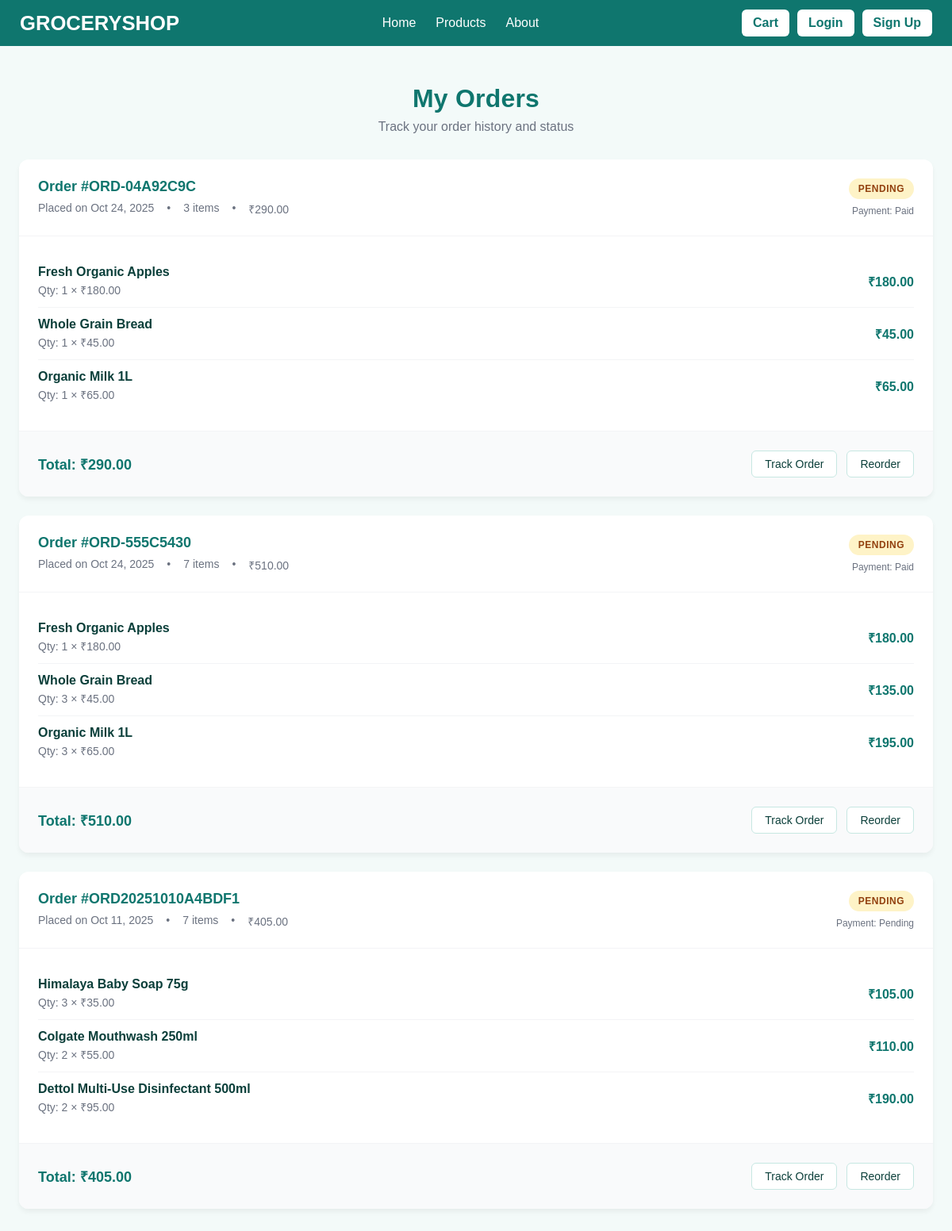
/my-orders/ (signed in), run on the app's committed database.
### GroceryShopApp/models.py (models this page shows, shortened)
class Order(models.Model):
    ORDER_STATUS_CHOICES = [
        ('pending', 'Pending'),
        ('confirmed', 'Confirmed'),
        ('processing', 'Processing'),
        ('shipped', 'Shipped'),
        ('delivered', 'Delivered'),
        ('cancelled', 'Cancelled'),
    ]
    PAYMENT_STATUS_CHOICES = [
        ('pending', 'Pending'),
        ('paid', 'Paid'),
        ('failed', 'Failed'),
        ('refunded', 'Refunded'),
    ]
    user = models.ForeignKey(User, on_delete=models.CASCADE)
    order_number = models.CharField(max_length=20, unique=True)
    total_amount = models.DecimalField(max_digits=10, decimal_places=2)
    order_status = models.CharField(max_length=20, choices=ORDER_STATUS_CHOICES, default='pending')
    payment_status = models.CharField(max_length=20, choices=PAYMENT_STATUS_CHOICES, default='pending')
    payment_id = models.CharField(max_length=100, blank=True, null=True)
    delivery_name = models.CharField(max_length=100)
    delivery_phone = models.CharField(max_length=20)
    delivery_address = models.CharField(max_length=255)
    delivery_area = models.CharField(max_length=100)
    delivery_landmark = models.CharField(max_length=100, blank=True, null=True)
    delivery_pincode = models.CharField(max_length=10)
    created_at = models.DateTimeField(auto_now_add=True)
    updated_at = models.DateTimeField(auto_now=True)
    @property
    def total_items(self):
        return sum(item.quantity for item in self.orderitem_set.all())

class OrderItem(models.Model):
    order = models.ForeignKey(Order, on_delete=models.CASCADE)
    product = models.ForeignKey(Product, on_delete=models.CASCADE)
    quantity = models.PositiveIntegerField()
    price = models.DecimalField(max_digits=10, decimal_places=2)  # Price at time of order
    @property
    def total_price(self):
        return self.price * self.quantity

class Product(models.Model):
    name = models.CharField(max_length=200)
    description = models.TextField(blank=True)
    price = models.DecimalField(max_digits=10, decimal_places=2)
    image = models.ImageField(upload_to='products/', blank=True, null=True)
    stock_quantity = models.PositiveIntegerField(default=0)
    category = models.CharField(max_length=100, blank=True)
    created_at = models.DateTimeField(auto_now_add=True)
    updated_at = models.DateTimeField(auto_now=True)

### GroceryShopApp/views.py (the view)
# urls.py: path("my-orders/", views.my_orders, name="my_orders"),
@login_required
def my_orders(request):
    orders = Order.objects.filter(user=request.user).order_by('-created_at')
    return render(request, "my_orders.html", {"orders": orders})

### templates/my_orders.html (shortened to what this page needs)
<!DOCTYPE html>
<html lang="en">
<head>
</head>
<body>
    {% include 'Navbar.html' %}
    <div class="container">
        <div class="orders-header">
            <h1>My Orders</h1>
            <p>Track your order history and status</p>
        </div>
        {% if orders %}
        <div class="orders-list">
            {% for order in orders %}
            <div class="order-card">
                <div class="order-header">
                    <div class="order-info">
                        <h3>Order #{{ order.order_number }}</h3>
                        <div class="order-meta">
                            <span>Placed on {{ order.created_at|date:"M d, Y" }}</span>
                            <span>•</span>
                            <span>{{ order.total_items }} item{{ order.total_items|pluralize }}</span>
                            <span>•</span>
                            <span>₹{{ order.total_amount|floatformat:2 }}</span>
                        </div>
                    </div>
                    <div class="order-status">
                        <span class="status-badge status-{{ order.order_status }}">
                            {{ order.get_order_status_display }}
                        </span>
                        <span class="payment-status">
                            Payment: {{ order.get_payment_status_display }}
                        </span>
                    </div>
                </div>
                <div class="order-items">
                    {% for item in order.orderitem_set.all %}
                    <div class="order-item">
                        <div class="item-info">
                            <div class="item-name">{{ item.product.name }}</div>
                            <div class="item-details">Qty: {{ item.quantity }} × ₹{{ item.price|floatformat:2 }}</div>
                        </div>
                        <div class="item-price">₹{{ item.total_price|floatformat:2 }}</div>
                    </div>
                    {% endfor %}
                </div>
                <div class="order-summary">
                    <div class="order-total">Total: ₹{{ order.total_amount|floatformat:2 }}</div>
                    <div class="order-actions">
                        <a href="{% url 'track_order' order.order_number %}" class="btn-secondary">Track Order</a>
                        <a href="#" class="btn-secondary">Reorder</a>
                    </div>
                </div>
            </div>
            {% endfor %}
        </div>
        {% endif %}
    </div>
</body>
</html>

### templates/my_orders.html (style rules this page uses)
:root { --bg: #f3faf9; --text: #0b3f3a; --brand: #0f766e; --primary: #14b8a6; --primary-strong: #0ea5a3; --on-primary: #062a27; --field: #ffffff; --field-border: #c7e7e2; --success: #10b981; --error: #ef4444; --warning: #f59e0b; }
body { margin: 0; font-family: system-ui, -apple-system, Segoe UI, Roboto, Helvetica, Arial, "Apple Color Emoji", "Segoe UI Emoji"; background: var(--bg); color: var(--text); }
.container { max-width: 1200px; margin: 48px auto; padding: 0 24px; }
.orders-header { text-align: center; margin-bottom: 32px; }
.orders-header h1 { font-size: 32px; color: var(--brand); margin: 0 0 8px 0; letter-spacing: 0.2px; }
.orders-header p { color: #6b7280; font-size: 16px; margin: 0; }
.orders-list { display: grid; gap: 24px; }
.order-card { background: #ffffff; border-radius: 12px; box-shadow: 0 4px 6px rgba(0, 0, 0, 0.05); overflow: hidden; transition: transform 160ms ease, box-shadow 160ms ease; }
.order-header { padding: 24px; border-bottom: 1px solid #f3f4f6; display: flex; justify-content: space-between; align-items: flex-start; flex-wrap: wrap; gap: 16px; }
.order-info h3 { margin: 0 0 8px 0; font-size: 18px; color: var(--brand); }
.order-meta { display: flex; flex-wrap: wrap; gap: 16px; font-size: 14px; color: #6b7280; }
.order-status { display: flex; flex-direction: column; align-items: flex-end; gap: 8px; }
.status-badge { padding: 6px 12px; border-radius: 20px; font-size: 12px; font-weight: 600; text-transform: uppercase; letter-spacing: 0.5px; }
.status-pending { background: #fef3c7; color: #92400e; }
.payment-status { font-size: 12px; color: #6b7280; }
.order-items { padding: 24px; }
.order-item { display: flex; justify-content: space-between; align-items: center; padding: 12px 0; border-bottom: 1px solid #f3f4f6; }
.order-item:last-child { border-bottom: none; }
.item-info { flex: 1; }
.item-name { font-weight: 600; margin-bottom: 4px; }
.item-details { color: #6b7280; font-size: 14px; }
.item-price { font-weight: 600; color: var(--brand); }
.order-summary { padding: 24px; background: #f9fafb; border-top: 1px solid #f3f4f6; display: flex; justify-content: space-between; align-items: center; flex-wrap: wrap; gap: 16px; }
.order-total { font-size: 18px; font-weight: 600; color: var(--brand); }
.order-actions { display: flex; gap: 12px; }
.btn-secondary { padding: 8px 16px; border: 1px solid var(--field-border); border-radius: 6px; background: #ffffff; color: var(--text); font-size: 14px; font-weight: 500; cursor: pointer; text-decoration: none; transition: background-color 160ms ease; }

### templates/Navbar.html (style rules this page uses)
* { margin: 0; padding: 0; box-sizing: border-box; font-family: "Poppins", sans-serif; }

### data on the page
Order: order_number "ORD-04A92C9C", created_at "Oct 24, 2025", total_items "3", total_amount "290.00", order_status "PENDING", payment_status "Paid"
OrderItem: product.name "Fresh Organic Apples", quantity "1", price "180.00", total_price "180.00"
OrderItem: product.name "Whole Grain Bread", quantity "1", price "45.00", total_price "45.00"
OrderItem: product.name "Organic Milk 1L", quantity "1", price "65.00", total_price "65.00"
Order: order_number "ORD-555C5430", created_at "Oct 24, 2025", total_items "7", total_amount "510.00", order_status "PENDING", payment_status "Paid"
OrderItem: product.name "Fresh Organic Apples", quantity "1", price "180.00", total_price "180.00"
OrderItem: product.name "Whole Grain Bread", quantity "3", price "45.00", total_price "135.00"
OrderItem: product.name "Organic Milk 1L", quantity "3", price "65.00", total_price "195.00"
Order: order_number "ORD20251010A4BDF1", created_at "Oct 11, 2025", total_items "7", total_amount "405.00", order_status "PENDING", payment_status "Pending"
OrderItem: product.name "Himalaya Baby Soap 75g", quantity "3", price "35.00", total_price "105.00"
OrderItem: product.name "Colgate Mouthwash 250ml", quantity "2", price "55.00", total_price "110.00"
OrderItem: product.name "Dettol Multi-Use Disinfectant 500ml", quantity "2", price "95.00", total_price "190.00"
